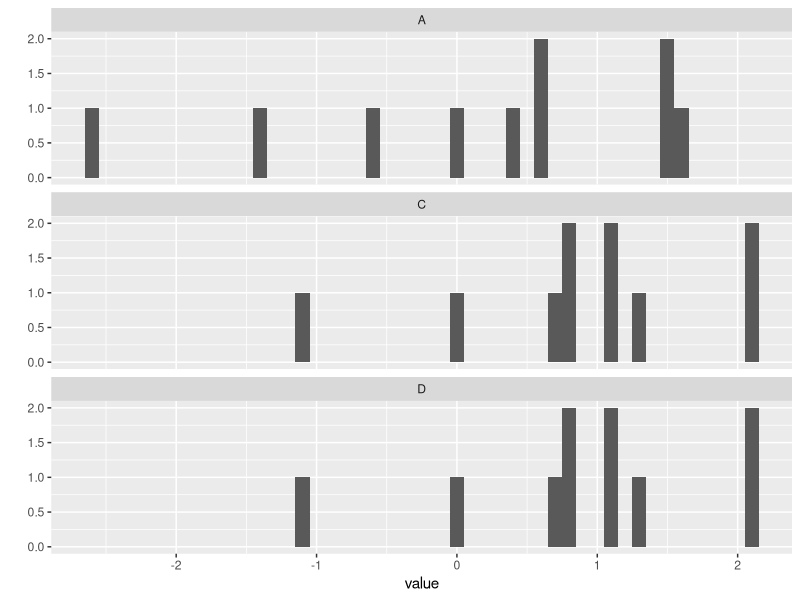
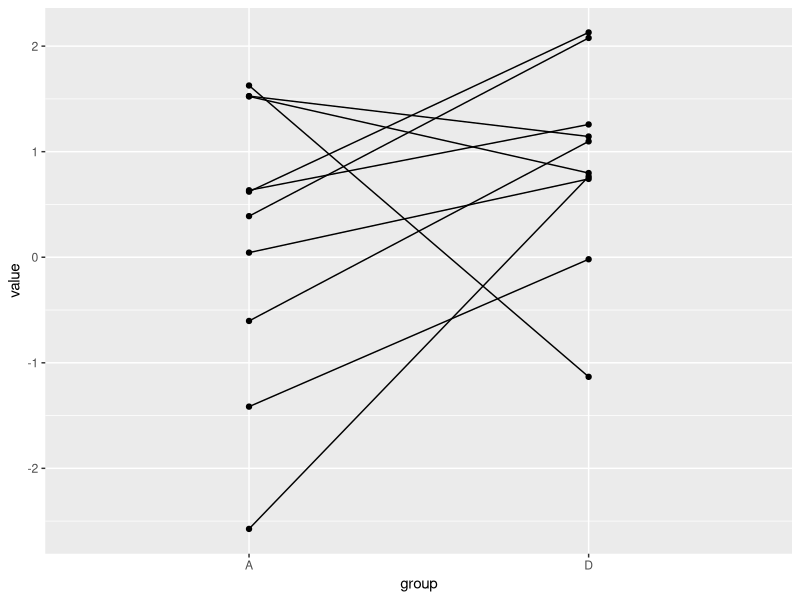
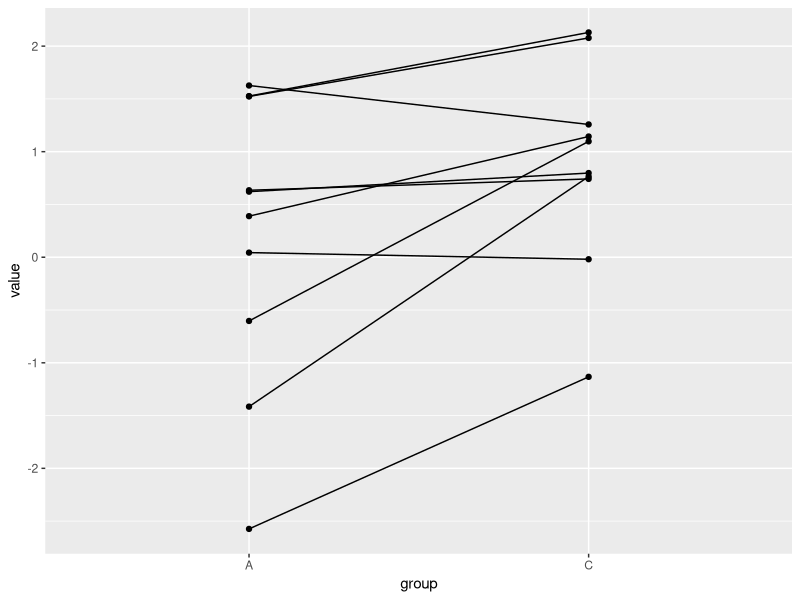

The R script that drew these images, in order:
## ---- chunk 1
knitr::opts_chunk$set(echo = TRUE)
## ---- chunk 2
mpg_cars_A <- c(
  23.35, 23.97, 28.76, 33.24, 26.66, 26.72, 28.23, 27.66, 27.12, 
  25.73, 25.17, 25.80, 24.09, 26.60, 27.85, 25.07, 27.55, 31.78, 
  22.84, 21.11, 28.68, 29.62, 25.21, 28.70, 26.52
)
  
mpg_vans_B <- c(
  28.48, 25.63, 31.91, 29.47, 26.97, 26.88, 28.81, 27.84, 30.03, 
  30.03, 29.46, 29.40, 27.74, 31.45, 31.24, 29.08, 26.35, 30.56, 
  29.57, 28.32, 27.78, 29.33, 29.04, 28.34, 27.53, 28.40, 28.83, 
  27.38 
)

t.test(x = mpg_cars_A, y = mpg_vans_B)
## ---- chunk 3
tiger_heights <- c(
   11, 601, 550, 16, 100, 293, 67,  60, 474, 132,
  218,  74, 251, 492, 38, 119, 127, 106,  23, 269
)

bear_heights <- c(  
  179, 86, 51, 87, 126, 82, 15, 82, 136, 55, 
  171, 83, 17, 50, 142, 57, 9, 112, 32, 240
)

mood.test(tiger_heights, bear_heights, alternative = "two.sided")
## ---- chunk 4
set.seed(1810)
n <- 10
A <- rnorm(n)
C <- 0.5 + (0.8 * A) + (sqrt(1 - 0.8^2) * rnorm(n))
D <- sample(C)
## ---- chunk 5
t.test(x = A, y = D)
## ---- chunk 6
t.test(x = A, y = D, paired = TRUE)
## ---- chunk 7
t.test(x = A, y = C)
t.test(x = A, y = C, paired = TRUE)
## ---- chunk 8
# You aren't responsible for knowing the contents of this code
# it is provided for completeness only
library(ggplot2)

# Put our samples in a data frame
q1_data <- data.frame(
  obs = rep(1:n, 3),
  value = c(A, C, D), 
  group = rep(c("A", "C", "D"), each = 10)
)

# Histograms for each sample
qplot(value, data = q1_data, binwidth = 0.1) + 
  facet_wrap(~ group, ncol = 1) 

# Relationship between pairs of observations, A & D
qplot(group, value, data = subset(q1_data, group != "C"), 
  group = obs, geom = c("point", "line"))

# Relationship between pairs of observations, A & C
qplot(group, value, data = subset(q1_data, group != "D"), 
  group = obs, geom = c("point", "line"))
